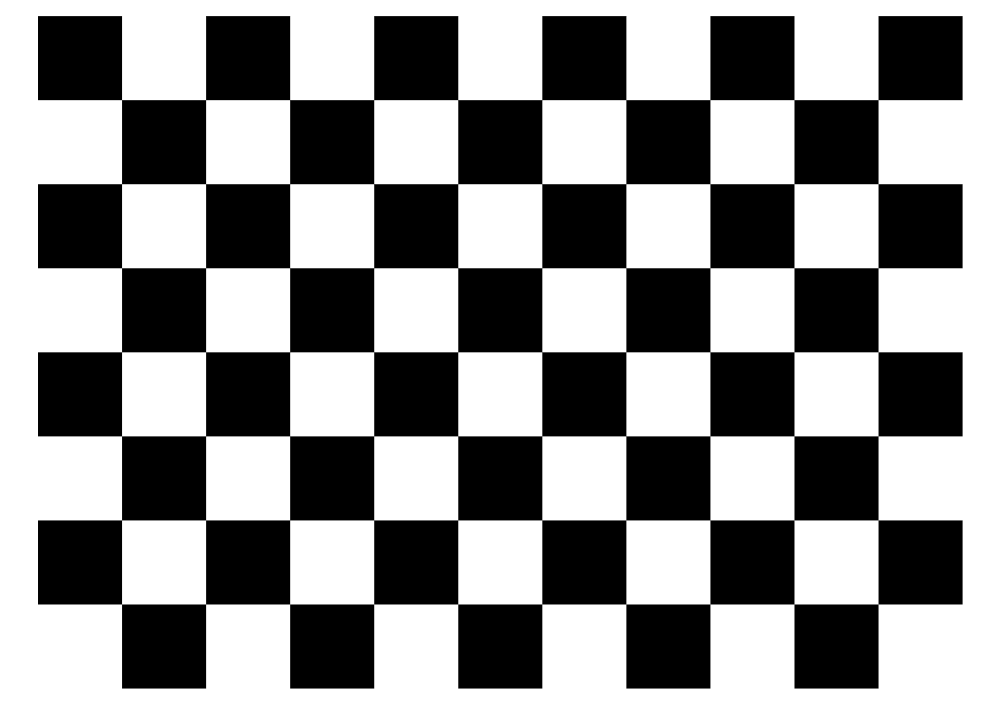
#> input picture Ass_1_tf_Images/fwd_rotate/image.png, 1000 x 707 px
$ python fwd_map_rotate.py
#> lines starting #> are read from the running program, lines starting #| are printed output that depends on the picture
import numpy as np
import cv2
from numpy.linalg import inv
import math


image = cv2.imread('image.png')
#> image is the input picture: shape (707, 1000, 3); min 0, max 255, mean 142.9
image = image.astype(int)
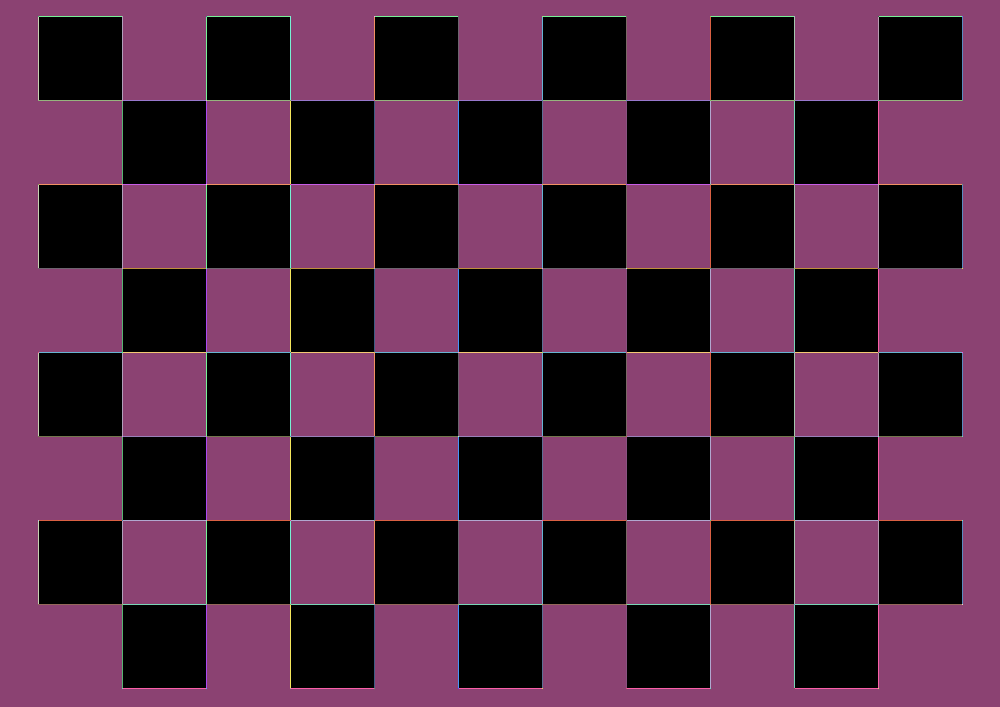
#> image: shape (707, 1000, 3) int64; 82 distinct labels, from 0 to 255; one colour per label, 0 black
#print(image)
#b,g,r = cv2.split(image)
rows,columns,ch = np.shape(image)
#> rows = 707; columns = 1000; ch = 3
#print(rows,columns)
angle = 45
theta = np.radians(angle)
c, s = np.cos(theta), np.sin(theta)
rotation_array = np.array(((c,-s), (s, c)))
print(rotation_array)
inv_rotation_array = np.linalg.inv(rotation_array)

new_image = np.zeros([rows*2,columns*2,ch])
image = image.astype(int)
new_image = new_image.astype(int)

#rotation

for c in range(1):
	for px in range(rows):
		for py in range(columns):
			ip_vector = np.array([px,py])
			ip_vector.shape=(2,1)
			op_vector = np.dot(rotation_array,ip_vector)
			[px_dash,py_dash]=op_vector
			# if np.logical_and(np.logical_and(np.logical_and(px_dash >= 0, px_dash < rows),py_dash >= 0 ),py_dash<columns):
			new_image[int(px_dash),int(py_dash),c]=image[px,py,c]
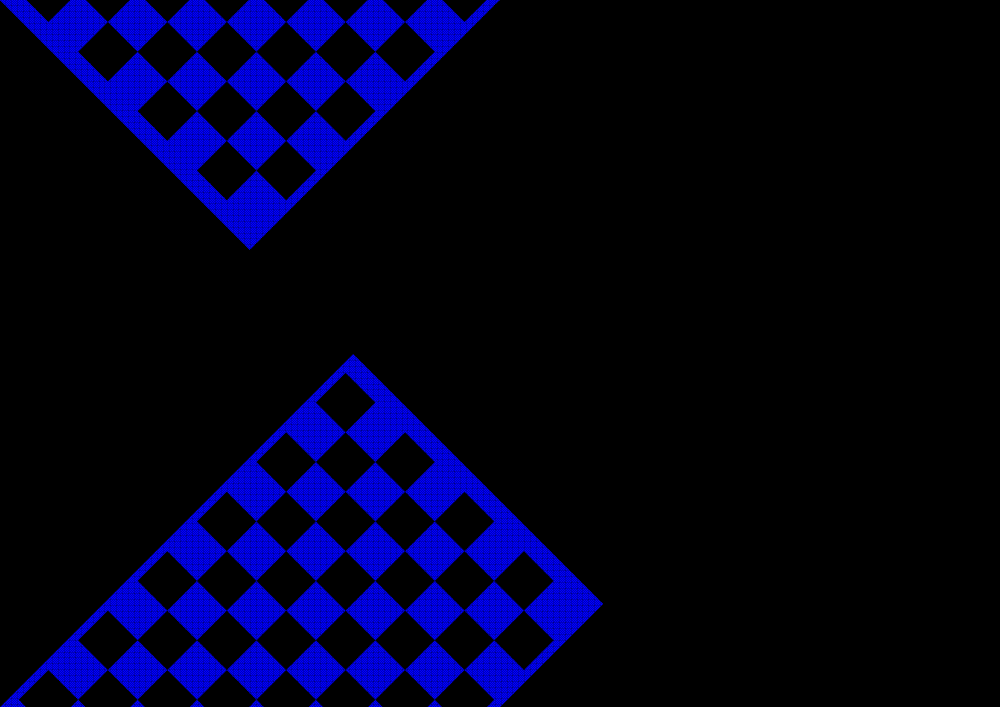
#> new_image: shape (1414, 2000, 3) int64 (shown at 1/2 size); mean B, G, R 29.6, 0, 0
#print(new_image)
cv2.imwrite('fwd_map_rotate_45_full.png',new_image)

$ run again, with Ass_1_tf_Images/fwd_rotate/fwd_map_rotate_30.png copied over Ass_1_tf_Images/fwd_rotate/image.png
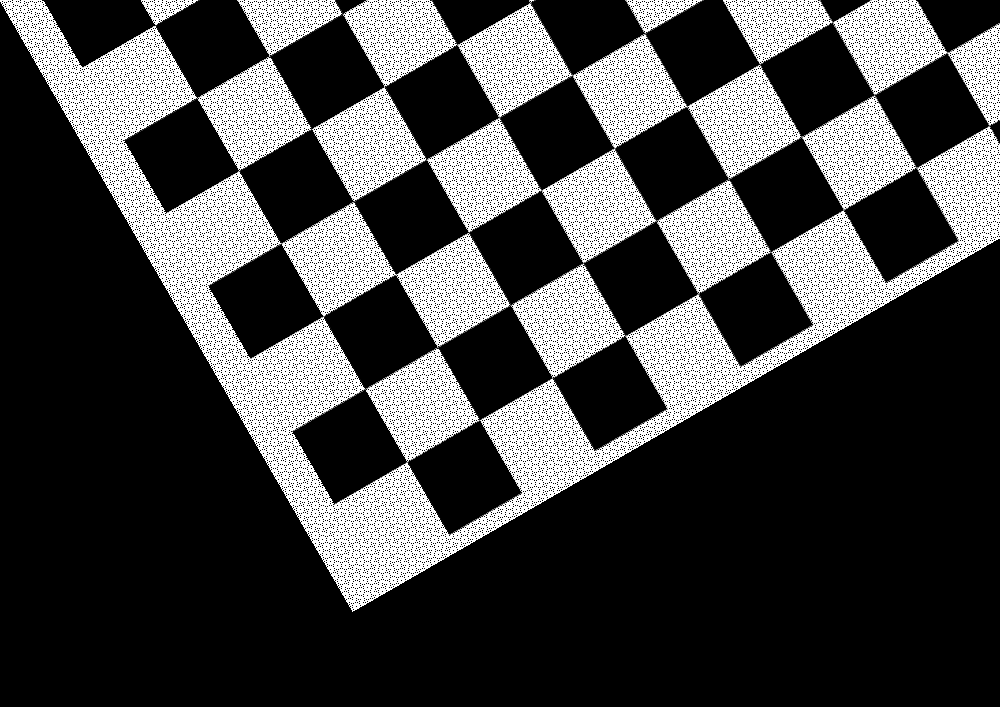
#> input picture Ass_1_tf_Images/fwd_rotate/fwd_map_rotate_30.png, 1000 x 707 px
#> image is the input picture: shape (707, 1000, 3); min 0, max 255, mean 66.4
#> `image = image.astype(int)`:
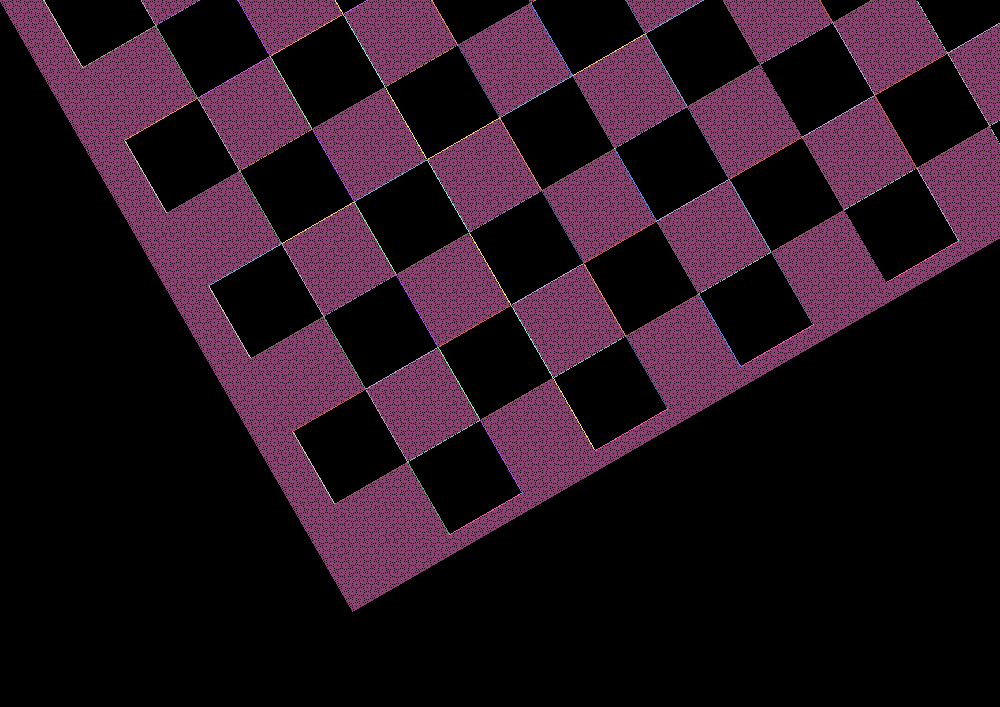
#> image: shape (707, 1000, 3) int64; 62 distinct labels, from 0 to 255; one colour per label, 0 black
#> after the loop `for c in range(1):`:
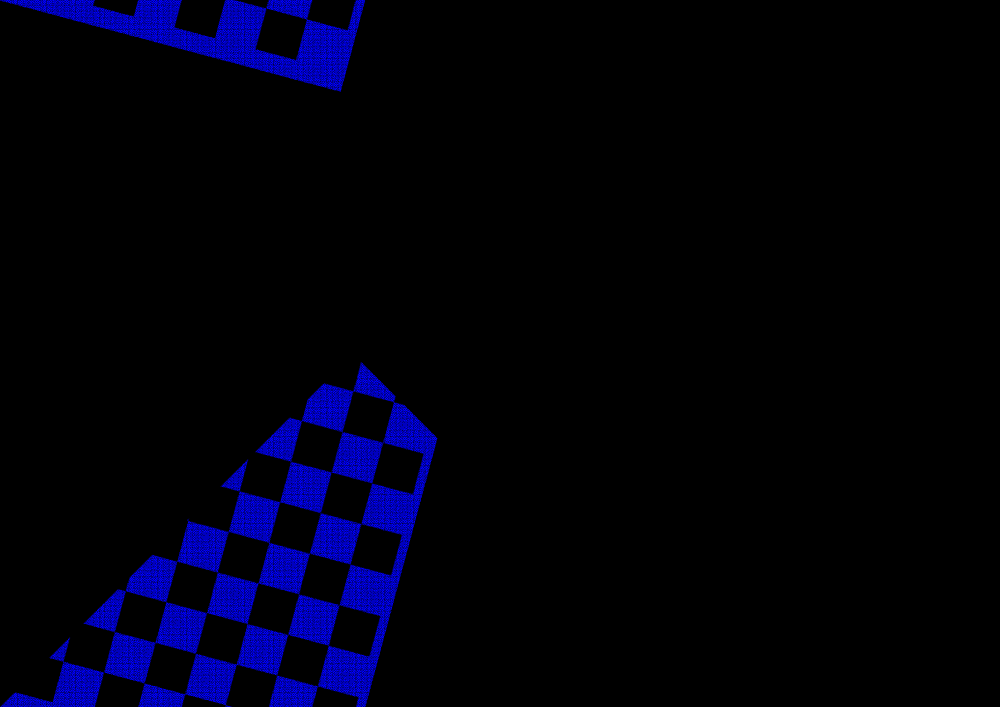
#> new_image: shape (1414, 2000, 3) int64 (shown at 1/2 size); mean B, G, R 13.7, 0, 0
